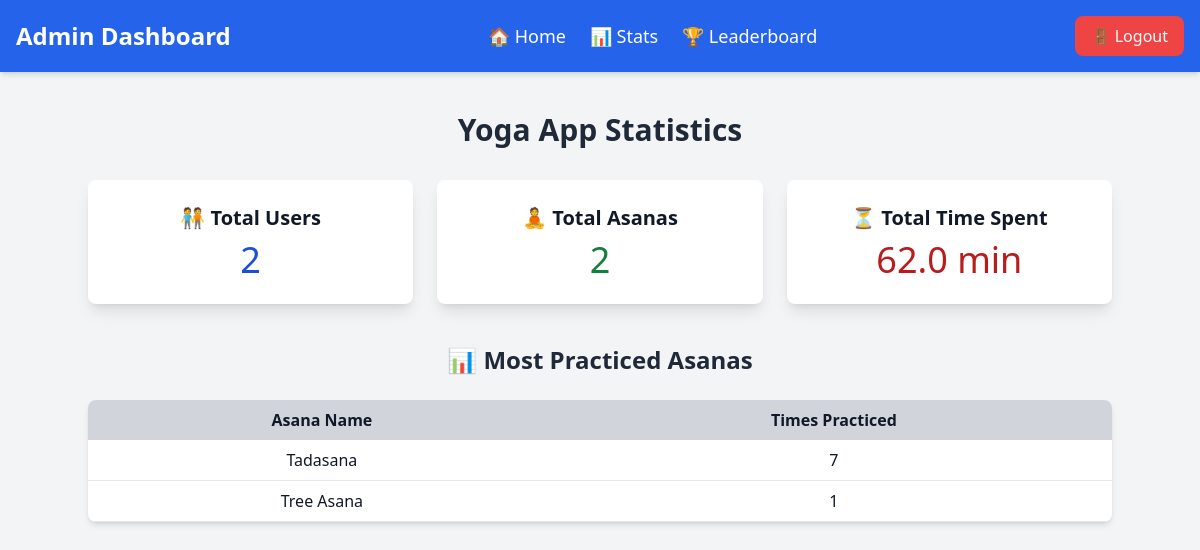
Screenshot of /admin_dashboard (signed in) with the database file from the repository.
### models.py (models this page shows)
class YogaPose(db.Model):
    __tablename__ = 'yogapose'  # ✅ Ensure this matches exactly
    id = db.Column(db.Integer, primary_key=True)
    name = db.Column(db.String(100), nullable=False)
    description = db.Column(db.Text, nullable=True)
    reference_pose = db.Column(db.String(255), nullable=False)

### routes.py (the view)
@app.route('/admin_dashboard')
@login_required
def admin_dashboard():
    if current_user.role != 'admin':
        return redirect(url_for('dashboard'))  # Prevent non-admin access
    total_users = User.query.count()
    total_asanas = YogaPose.query.count()
    asana_usage = db.session.query(
        YogaPose.name, db.func.count(UserAsanaUsage.asana_id)
    ).join(UserAsanaUsage, YogaPose.id == UserAsanaUsage.asana_id).group_by(YogaPose.name).all()
    total_time_spent = db.session.query(
        db.func.sum(UserAsanaUsage.time_spent)
    ).scalar() or 0  # Default to 0 if no records
    return render_template('admin_dashboard.html',
                           total_users=total_users,
                           total_asanas=total_asanas,
                           asana_usage=asana_usage,
                           total_time_spent=total_time_spent)

### models.py (called while the page is built)
@login_manager.user_loader
def load_user(user_id):
    return User.query.get(int(user_id))

### templates/admin_dashboard.html (shortened to what this page needs)
<!DOCTYPE html>
<html lang="en">
<head>
    <script src="https://cdn.tailwindcss.com"></script>
</head>
<body class="bg-gray-100 text-gray-900">
    {% include 'admin_navbar.html' %}
    <div class="container mx-auto mt-10">
        <h2 class="text-3xl font-bold text-center text-gray-800">Yoga App Statistics</h2>
        <div class="grid grid-cols-1 md:grid-cols-3 gap-6 mt-8 text-center">
            <div class="p-6 bg-white shadow-lg rounded-lg">
                <h3 class="text-xl font-semibold">🧑‍🤝‍🧑 Total Users</h3>
                <p class="text-4xl text-blue-700 mt-2">{{ total_users }}</p>
            </div>
            <div class="p-6 bg-white shadow-lg rounded-lg">
                <h3 class="text-xl font-semibold">🧘 Total Asanas</h3>
                <p class="text-4xl text-green-700 mt-2">{{ total_asanas }}</p>
            </div>
            <div class="p-6 bg-white shadow-lg rounded-lg">
                <h3 class="text-xl font-semibold">⏳ Total Time Spent</h3>
                <p class="text-4xl text-red-700 mt-2">{{ total_time_spent // 60 }} min</p>
            </div>
        </div>
        <div class="mt-10">
            <h2 class="text-2xl font-semibold text-center text-gray-800">📊 Most Practiced Asanas</h2>
            <table class="w-full mt-6 bg-white shadow-md rounded-lg overflow-hidden">
                <thead>
                    <tr class="bg-gray-300">
                        <th class="px-4 py-2">Asana Name</th>
                        <th class="px-4 py-2">Times Practiced</th>
                    </tr>
                </thead>
                <tbody>
                    {% for asana, count in asana_usage %}
                    <tr class="text-center border-b">
                        <td class="px-4 py-2">{{ asana }}</td>
                        <td class="px-4 py-2">{{ count }}</td>
                    </tr>
                    {% endfor %}
                </tbody>
            </table>
        </div>
    </div>
</body>
</html>

### rows the page displays
YogaPose: name "Tadasana", count "7"
YogaPose: asana "Tree Asana", count "1"

### other values shown
{{ total_users }} "2"
{{ total_asanas }} "2"
{{ total_time_spent // 60 }} "62.0"
